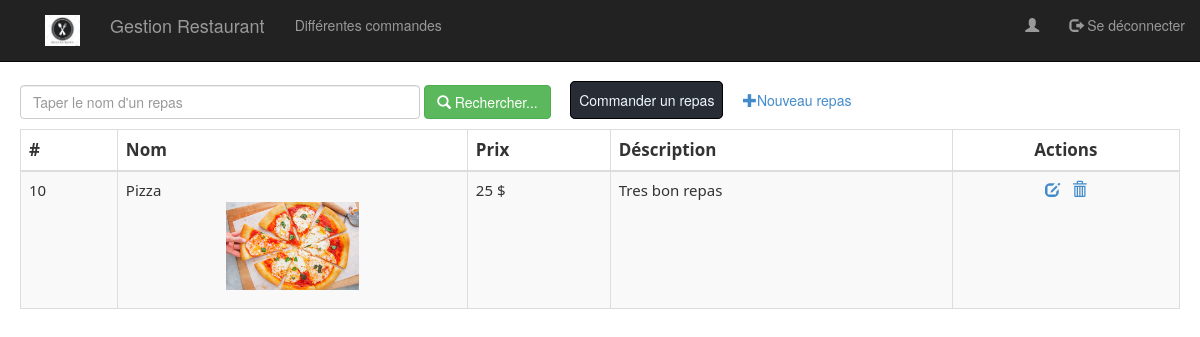
/views/home.php?nomRepas=Pizza, run on the app's committed database.
### tables this page shows
CREATE TABLE IF NOT EXISTS `repas` (
  `idRepas` int(11) NOT NULL AUTO_INCREMENT,
  `nom` varchar(255) DEFAULT NULL,
  `prix` int(11) NOT NULL,
  `detail` text NOT NULL,
  `photo` varchar(255) NOT NULL,
  PRIMARY KEY (`idRepas`)
);

### views/home.php (the view, shortened to what this page needs)
<?php
    require_once("../BD/connexion.php");
    $repas=isset($_GET['nomRepas'])?$_GET['nomRepas']:"";
    $requete = "SELECT * FROM repas WHERE nom like '%$repas%' ";
    $resultExe = $pdo->query($requete);
?>
<!DOCTYPE html>
<html>
    <head>
        <link rel="stylesheet" href="../css/bootstrap.css">
    </head>
    <body>
        <?php include("menu.php") ?>
        <div>
            <form method="get" action="home.php" class="form-inline form1">
                <div class="form-group">
                    <input type="search" name="nomRepas" placeholder="Taper le nom d'un repas" class="form-control inputRecherche"
                        value="<?php  ?>">
                </div>
                    <button type="submit" class="btn btn-success">
                        <span class="glyphicon glyphicon-search"> </span> Rechercher...
                    </button> &nbsp; &nbsp;
                    <a href="commandeRepas.php" id="commanderRepas">Commander un repas</a> &nbsp; &nbsp;
                    <a href="newRepas.php">
                        <span class="glyphicon glyphicon-plus "  title="Ajouter un repas"> </span>Nouveau repas
                    </a> &nbsp;
            </form>
        </div>
        <table class="table table-bordered table-striped">
            <thead>
                <tr>
                    <th>#</th>
                    <th style="font-family: 'Segoe UI'; width: 350px ">Nom</th>
                    <th>Prix</th>
                    <th>Déscription</th>
                    <th><center>Actions</center></th>
                </tr>
            </thead>
            <tbody>
                <?php while($repas=$resultExe->fetch()){?>
                    <tr>
                    <td style="font-family:Segoe UI"> <?php echo $repas['idRepas'] ?> </td>
                    <td style="font-family: 'Segoe UI'; "> <?php echo $repas['nom'] ?> <p style="text-align:center">
                    <img src="../Images/<?php echo $repas['photo']?>" width="40%">
                     </p> </td>
                    <td> <?php echo $repas['prix']. " $" ?> </td>
                    <td> <?php echo $repas['detail'] ?> </td>
                    <td> <center>
                    <a href="editerRepas.php?id=<?php echo $repas['idRepas'] ?>">
                        <span class="glyphicon glyphicon-edit "  title="Modifier ce repas"> </span>
                    </a> &nbsp;
                    <a onclick="return confirm('Etes-vous sûr de vouloir supprimer ce repas ?')"
                        href="../back/SupprimerRepas.php?id=<?php echo $repas['idRepas'] ?>" title="Suppression du repas">
                            <span class="glyphicon glyphicon-trash"> </span>
                    </a>
                    </center>
                    </td>
                    </tr>
                <?php }?>
            </tbody>
        </table>
    </body>
</html>

### views/home.php (style rules this page uses)
body { padding: 20px; }
table { margin-top: 10px !important; }
.form1 { margin-top: 65px; }
input[type="search"] { width:400px; }
#commanderRepas { background-color:#282c34; border:1px solid black; padding: 8px; border-radius: 5px; color: aliceblue; }
a { text-decoration: none ; }
table thead tr th { font-size: 17px; font-family: Segoe UI; }
table tbody tr td { font-size: 15px; font-family: Segoe UI; }

### data on the page
repas: idRepas "10", nom "Pizza", photo (picture), prix "25", detail "Tres bon repas"
